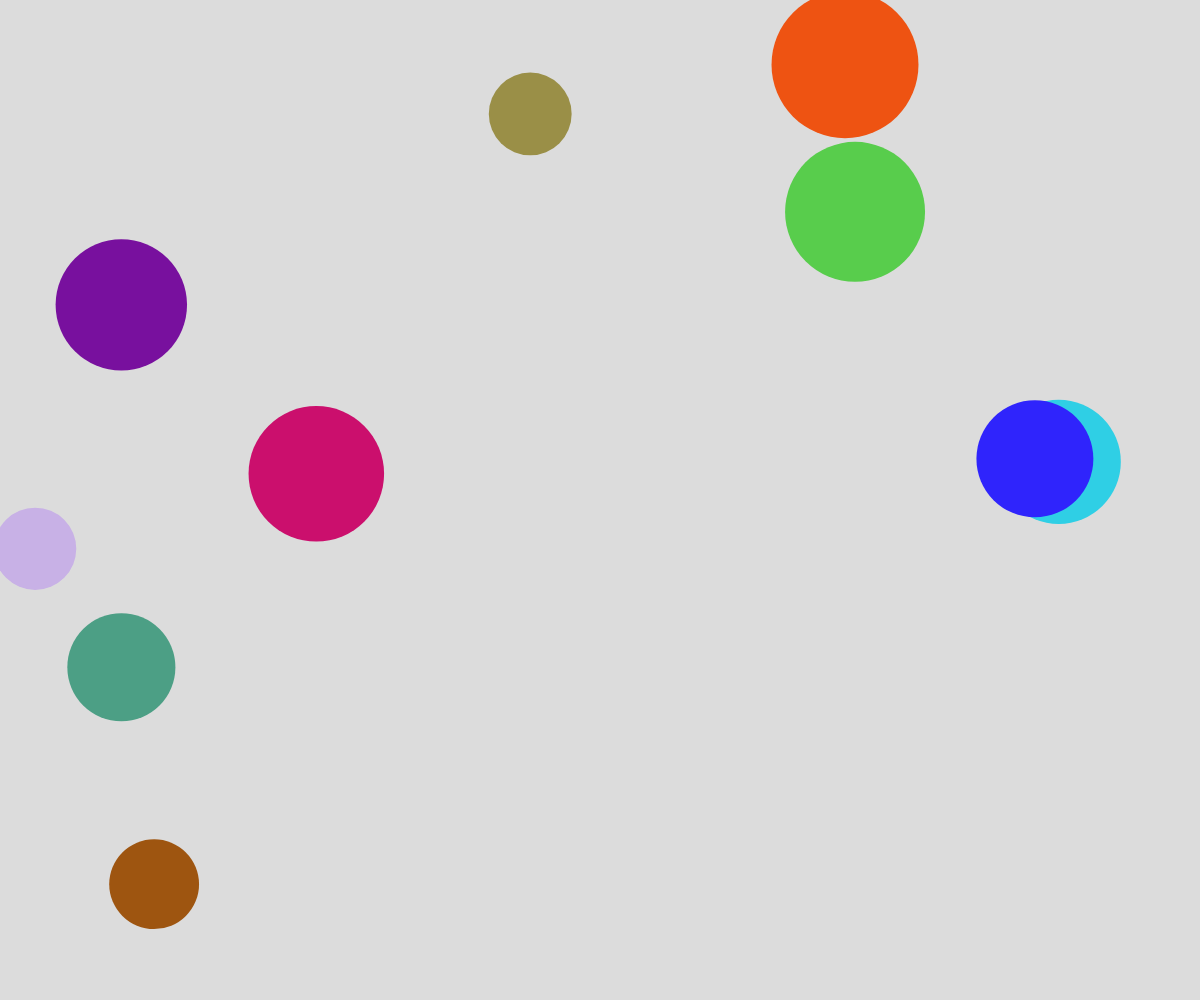
Frame 1 (no input)
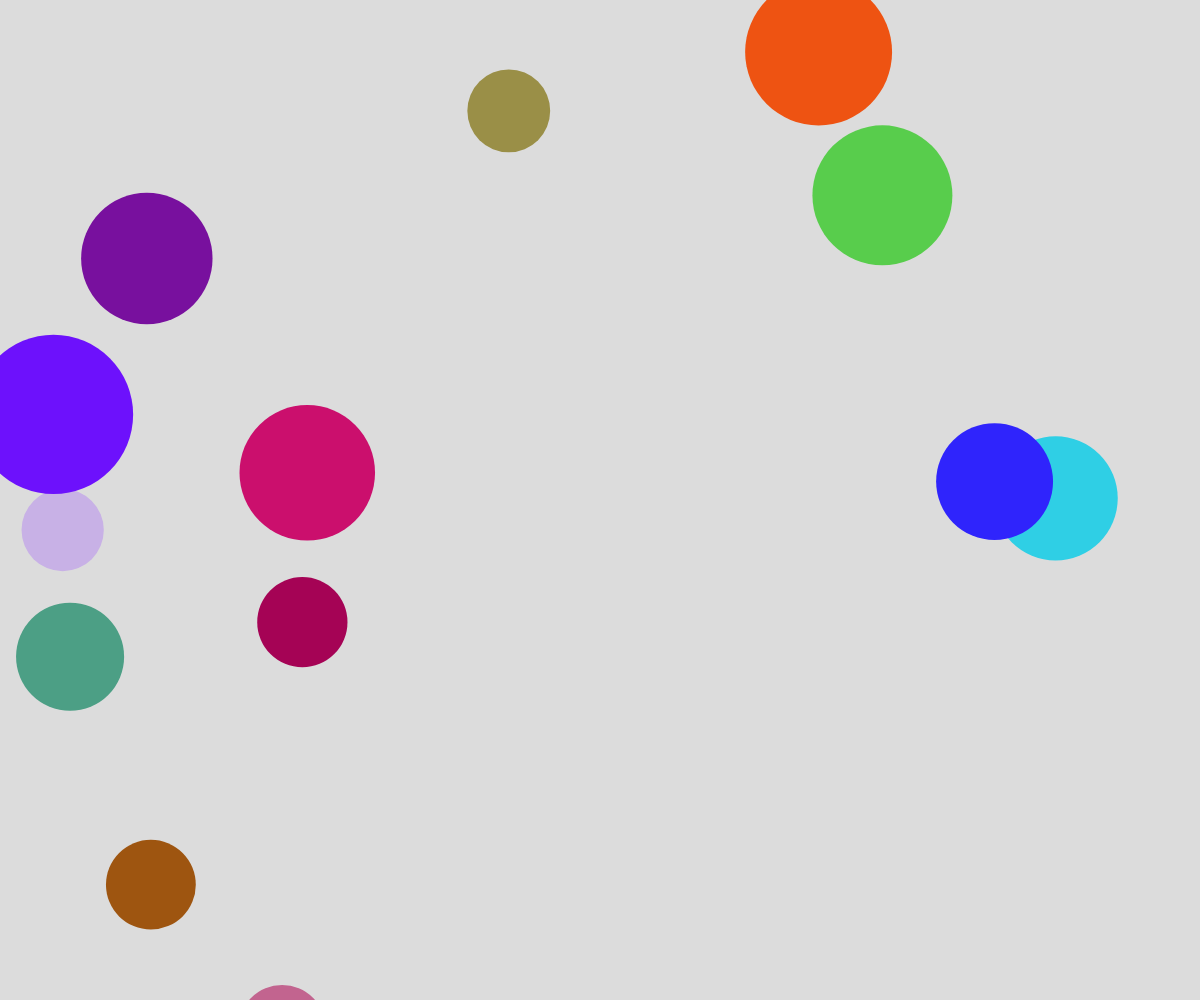
Frame 60 (no input)
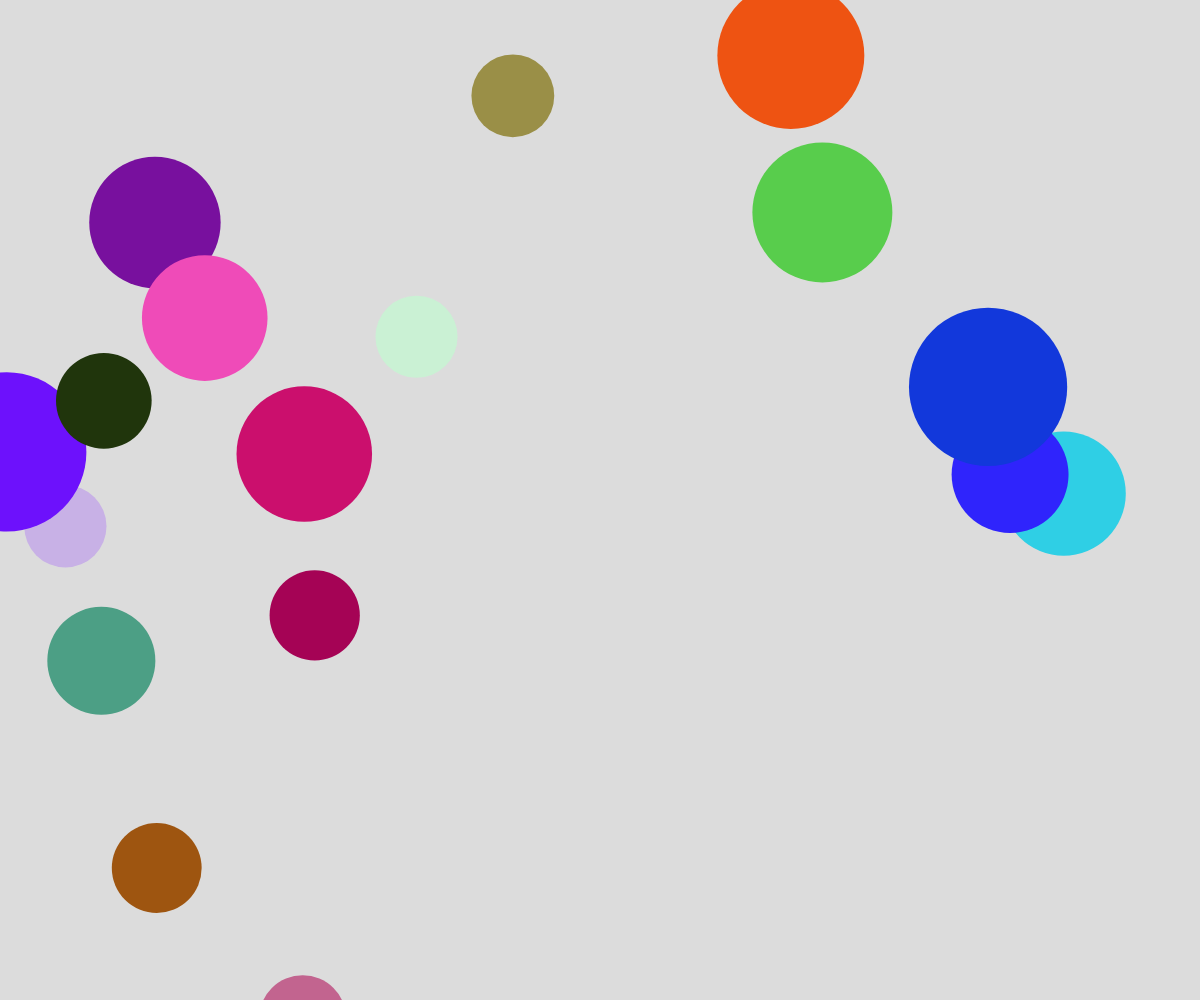
Frame 120 (the mouse pressed at the canvas centre since frame 60)

The p5.js sketch that drew these frames (run headless with seeded random() and noise() and a simulated clock; from frame 60 on, the mouse is pressed at the canvas centre):

// p5.js sketch
// ── sketch.js
// bubble of object notation and arrays demo
// Your Name
// march 17 

let bubbles = [];

function setup() {
  createCanvas(windowWidth, windowHeight);
  for (let i = 0; i < 10 ; i ++){
    spawnBubble();
  }
  // spawn a new bubble every half a second
  window.setInterval(spawnBubble, 500);

}

function mousePressed(){
  for (let bub of bubbles){
    // if this bubble is clicked on 
    if (dist(mouseX, mouseY, bub.x, bub.y) < bub.radius){
      let index = bubbles.indexOf(bub);
      bubbles.splice(index, 1);
    };
  }
}

function draw() {
  background(220);

  for (let bub of bubbles){
    //randomize movement - too much coffee 
    bub.dx = random(-5, 5);
    bub.dy = random(-5, 5);

    // move bubble
    bub.x += bub.dx;
    bub.y += bub.dy;

    fill(bub.r, bub.g, bub.b);
    noStroke();
    circle(bub.x, bub.y, bub.radius*2);
  }
}

function spawnBubble(){
  let someb= {
    x: random(windowWidth),
    y: random(windowHeight),
    radius: random(40, 80),

    r: random(255),
    g: random(255),
    b: random(255),

    dx: random(-5, 5),
    dy: random(-5, 5),
  };
  bubbles.push(someb);
}
